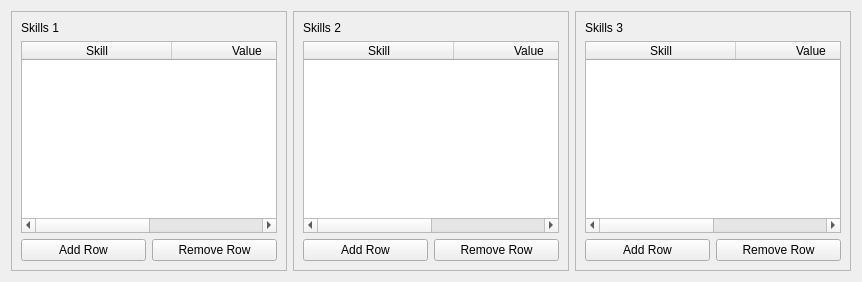
          <widget class="QWidget" name="tab_2">
           <attribute name="title">
            <string>Skills</string>
           </attribute>
           <layout class="QHBoxLayout" name="horizontalLayout_5">
            <item>
             <widget class="QFrame" name="frame_3">
              <property name="frameShape">
               <enum>QFrame::StyledPanel</enum>
              </property>
              <property name="frameShadow">
               <enum>QFrame::Raised</enum>
              </property>
              <layout class="QVBoxLayout" name="verticalLayout_3">
               <item>
                <widget class="QLabel" name="label_6">
                 <property name="text">
                  <string>Skills 1</string>
                 </property>
                </widget>
               </item>
               <item>
                <widget class="QTableWidget" name="skillsTable1_generic">
                 <property name="alternatingRowColors">
                  <bool>true</bool>
                 </property>
                 <attribute name="horizontalHeaderCascadingSectionResizes">
                  <bool>false</bool>
                 </attribute>
                 <attribute name="horizontalHeaderDefaultSectionSize">
                  <number>150</number>
                 </attribute>
                 <attribute name="horizontalHeaderMinimumSectionSize">
                  <number>30</number>
                 </attribute>
                 <attribute name="horizontalHeaderStretchLastSection">
                  <bool>true</bool>
                 </attribute>
                 <column>
                  <property name="text">
                   <string>Skill</string>
                  </property>
                 </column>
                 <column>
                  <property name="text">
                   <string>Value</string>
                  </property>
                 </column>
                </widget>
               </item>
               <item>
                <layout class="QHBoxLayout" name="horizontalLayout_6">
                 <item>
                  <widget class="QPushButton" name="addRowSkillsTable1_generic">
                   <property name="text">
                    <string>Add Row</string>
                   </property>
                  </widget>
                 </item>
                 <item>
                  <widget class="QPushButton" name="removeRowSkillsTable1_generic">
                   <property name="text">
                    <string>Remove Row</string>
                   </property>
                  </widget>
                 </item>
                </layout>
               </item>
              </layout>
             </widget>
            </item>
            <item>
             <widget class="QFrame" name="frame_4">
              <property name="frameShape">
               <enum>QFrame::StyledPanel</enum>
              </property>
              <property name="frameShadow">
               <enum>QFrame::Raised</enum>
              </property>
              <layout class="QVBoxLayout" name="verticalLayout_4">
               <item>
                <widget class="QLabel" name="label_7">
                 <property name="text">
                  <string>Skills 2</string>
                 </property>
                </widget>
               </item>
               <item>
                <widget class="QTableWidget" name="skillsTable2_generic">
                 <property name="alternatingRowColors">
                  <bool>true</bool>
                 </property>
                 <attribute name="horizontalHeaderCascadingSectionResizes">
                  <bool>false</bool>
                 </attribute>
                 <attribute name="horizontalHeaderDefaultSectionSize">
                  <number>150</number>
                 </attribute>
                 <attribute name="horizontalHeaderMinimumSectionSize">
                  <number>30</number>
                 </attribute>
                 <attribute name="horizontalHeaderStretchLastSection">
                  <bool>true</bool>
                 </attribute>
                 <column>
                  <property name="text">
                   <string>Skill</string>
                  </property>
                 </column>
                 <column>
                  <property name="text">
                   <string>Value</string>
                  </property>
                 </column>
                </widget>
               </item>
               <item>
                <layout class="QHBoxLayout" name="horizontalLayout_7">
                 <item>
                  <widget class="QPushButton" name="addRowSkillsTable2_generic">
                   <property name="text">
                    <string>Add Row</string>
                   </property>
                  </widget>
                 </item>
                 <item>
                  <widget class="QPushButton" name="removeRowSkillsTable2_generic">
                   <property name="text">
                    <string>Remove Row</string>
                   </property>
                  </widget>
                 </item>
                </layout>
               </item>
              </layout>
             </widget>
            </item>
            <item>
             <widget class="QFrame" name="frame_5">
              <property name="frameShape">
               <enum>QFrame::StyledPanel</enum>
              </property>
              <property name="frameShadow">
               <enum>QFrame::Raised</enum>
              </property>
              <layout class="QVBoxLayout" name="verticalLayout_5">
               <item>
                <widget class="QLabel" name="label_8">
                 <property name="text">
                  <string>Skills 3</string>
                 </property>
                </widget>
               </item>
               <item>
                <widget class="QTableWidget" name="skillsTable3_generic">
                 <property name="alternatingRowColors">
                  <bool>true</bool>
                 </property>
                 <attribute name="horizontalHeaderCascadingSectionResizes">
                  <bool>false</bool>
                 </attribute>
                 <attribute name="horizontalHeaderDefaultSectionSize">
                  <number>150</number>
                 </attribute>
                 <attribute name="horizontalHeaderMinimumSectionSize">
                  <number>30</number>
                 </attribute>
                 <attribute name="horizontalHeaderStretchLastSection">
                  <bool>true</bool>
                 </attribute>
                 <column>
                  <property name="text">
                   <string>Skill</string>
                  </property>
                 </column>
                 <column>
                  <property name="text">
                   <string>Value</string>
                  </property>
                 </column>
                </widget>
               </item>
               <item>
                <layout class="QHBoxLayout" name="horizontalLayout_8">
                 <item>
                  <widget class="QPushButton" name="addRowSkillsTable3_generic">
                   <property name="text">
                    <string>Add Row</string>
                   </property>
                  </widget>
                 </item>
                 <item>
                  <widget class="QPushButton" name="removeRowSkillsTable3_generic">
                   <property name="text">
                    <string>Remove Row</string>
                   </property>
                  </widget>
                 </item>
                </layout>
               </item>
              </layout>
             </widget>
            </item>
           </layout>
          </widget>
